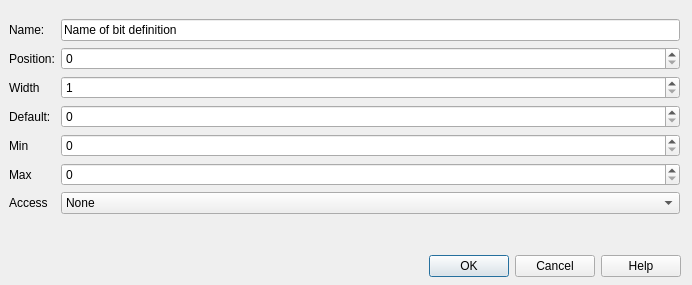
<?xml version="1.0" encoding="UTF-8"?>
<ui version="4.0">
 <class>CDlgMdfBit</class>
 <widget class="QDialog" name="CDlgMdfBit">
  <property name="geometry">
   <rect>
    <x>0</x>
    <y>0</y>
    <width>692</width>
    <height>285</height>
   </rect>
  </property>
  <property name="windowTitle">
   <string>Register Bit Definition</string>
  </property>
  <widget class="QWidget" name="formLayoutWidget">
   <property name="geometry">
    <rect>
     <x>9</x>
     <y>19</y>
     <width>671</width>
     <height>221</height>
    </rect>
   </property>
   <layout class="QFormLayout" name="formLayout">
    <item row="0" column="0">
     <widget class="QLabel" name="label_25">
      <property name="text">
       <string>Name:</string>
      </property>
     </widget>
    </item>
    <item row="0" column="1">
     <widget class="QLineEdit" name="editName">
      <property name="toolTip">
       <string>A descriptiv name for the register</string>
      </property>
      <property name="text">
       <string>Name of bit definition</string>
      </property>
     </widget>
    </item>
    <item row="1" column="0">
     <widget class="QLabel" name="label_26">
      <property name="text">
       <string>Position:</string>
      </property>
     </widget>
    </item>
    <item row="1" column="1">
     <widget class="QSpinBox" name="spinPos">
      <property name="maximum">
       <number>7</number>
      </property>
     </widget>
    </item>
    <item row="2" column="0">
     <widget class="QLabel" name="label_28">
      <property name="text">
       <string>Width</string>
      </property>
     </widget>
    </item>
    <item row="2" column="1">
     <widget class="QSpinBox" name="spinWidth">
      <property name="minimum">
       <number>1</number>
      </property>
      <property name="maximum">
       <number>8</number>
      </property>
     </widget>
    </item>
    <item row="3" column="0">
     <widget class="QLabel" name="label_27">
      <property name="text">
       <string>Default:</string>
      </property>
     </widget>
    </item>
    <item row="3" column="1">
     <widget class="QSpinBox" name="spinDefault"/>
    </item>
    <item row="4" column="0">
     <widget class="QLabel" name="label_31">
      <property name="text">
       <string>Min</string>
      </property>
     </widget>
    </item>
    <item row="4" column="1">
     <widget class="QSpinBox" name="spinMin"/>
    </item>
    <item row="5" column="0">
     <widget class="QLabel" name="label_32">
      <property name="text">
       <string>Max</string>
      </property>
     </widget>
    </item>
    <item row="5" column="1">
     <widget class="QSpinBox" name="spinMax">
      <property name="maximum">
       <number>255</number>
      </property>
     </widget>
    </item>
    <item row="6" column="0">
     <widget class="QLabel" name="label_33">
      <property name="text">
       <string>Access</string>
      </property>
     </widget>
    </item>
    <item row="6" column="1">
     <widget class="QComboBox" name="comboAccess">
      <property name="toolTip">
       <string>Access right for register</string>
      </property>
      <item>
       <property name="text">
        <string>None</string>
       </property>
      </item>
      <item>
       <property name="text">
        <string>Write Only</string>
       </property>
      </item>
      <item>
       <property name="text">
        <string>Read Only</string>
       </property>
      </item>
      <item>
       <property name="text">
        <string>Read/Write</string>
       </property>
      </item>
     </widget>
    </item>
   </layout>
  </widget>
  <widget class="QDialogButtonBox" name="buttonBox">
   <property name="geometry">
    <rect>
     <x>10</x>
     <y>250</y>
     <width>671</width>
     <height>32</height>
    </rect>
   </property>
   <property name="orientation">
    <enum>Qt::Horizontal</enum>
   </property>
   <property name="standardButtons">
    <set>QDialogButtonBox::Cancel|QDialogButtonBox::Help|QDialogButtonBox::Ok</set>
   </property>
  </widget>
 </widget>
 <resources/>
 <connections>
  <connection>
   <sender>buttonBox</sender>
   <signal>accepted()</signal>
   <receiver>CDlgMdfBit</receiver>
   <slot>accept()</slot>
   <hints>
    <hint type="sourcelabel">
     <x>345</x>
     <y>255</y>
    </hint>
    <hint type="destinationlabel">
     <x>345</x>
     <y>136</y>
    </hint>
   </hints>
  </connection>
  <connection>
   <sender>buttonBox</sender>
   <signal>rejected()</signal>
   <receiver>CDlgMdfBit</receiver>
   <slot>reject()</slot>
   <hints>
    <hint type="sourcelabel">
     <x>345</x>
     <y>255</y>
    </hint>
    <hint type="destinationlabel">
     <x>345</x>
     <y>136</y>
    </hint>
   </hints>
  </connection>
 </connections>
</ui>
